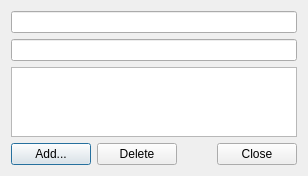
<?xml version="1.0" encoding="UTF-8"?>
<ui version="4.0">
 <class>EditTagsDialog</class>
 <widget class="QDialog" name="EditTagsDialog">
  <property name="geometry">
   <rect>
    <x>0</x>
    <y>0</y>
    <width>308</width>
    <height>141</height>
   </rect>
  </property>
  <property name="windowTitle">
   <string>Edit Tags</string>
  </property>
  <layout class="QVBoxLayout" name="verticalLayout">
   <item>
    <widget class="ReadOnlyLineEdit" name="lineEdit_commit_id"/>
   </item>
   <item>
    <widget class="ReadOnlyLineEdit" name="lineEdit_message"/>
   </item>
   <item>
    <widget class="QListWidget" name="listWidget">
     <property name="editTriggers">
      <set>QAbstractItemView::NoEditTriggers</set>
     </property>
     <property name="selectionMode">
      <enum>QAbstractItemView::ExtendedSelection</enum>
     </property>
     <property name="horizontalScrollMode">
      <enum>QAbstractItemView::ScrollPerPixel</enum>
     </property>
    </widget>
   </item>
   <item>
    <layout class="QHBoxLayout" name="horizontalLayout">
     <item>
      <widget class="QPushButton" name="pushButton_add">
       <property name="text">
        <string>Add...</string>
       </property>
      </widget>
     </item>
     <item>
      <widget class="QPushButton" name="pushButton_delete">
       <property name="text">
        <string>Delete</string>
       </property>
      </widget>
     </item>
     <item>
      <spacer name="horizontalSpacer">
       <property name="orientation">
        <enum>Qt::Horizontal</enum>
       </property>
       <property name="sizeHint" stdset="0">
        <size>
         <width>40</width>
         <height>20</height>
        </size>
       </property>
      </spacer>
     </item>
     <item>
      <widget class="QPushButton" name="pushButton_4">
       <property name="text">
        <string>Close</string>
       </property>
      </widget>
     </item>
    </layout>
   </item>
  </layout>
 </widget>
 <customwidgets>
  <customwidget>
   <class>ReadOnlyLineEdit</class>
   <extends>QLineEdit</extends>
   <header>ReadOnlyLineEdit.h</header>
  </customwidget>
 </customwidgets>
 <resources/>
 <connections>
  <connection>
   <sender>pushButton_4</sender>
   <signal>clicked()</signal>
   <receiver>EditTagsDialog</receiver>
   <slot>reject()</slot>
   <hints>
    <hint type="sourcelabel">
     <x>368</x>
     <y>222</y>
    </hint>
    <hint type="destinationlabel">
     <x>393</x>
     <y>226</y>
    </hint>
   </hints>
  </connection>
 </connections>
</ui>
